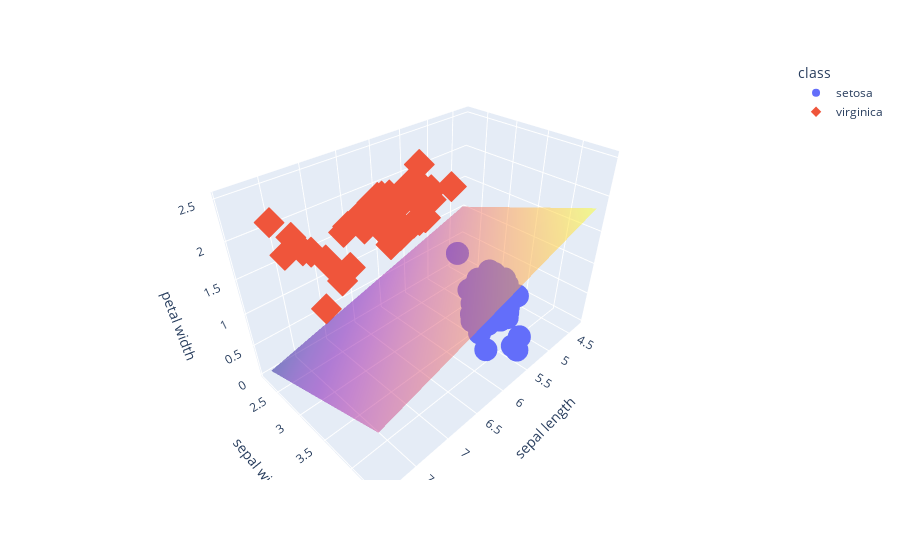

Notebook cell for this chart:
### Markdown cell above
Aqui podemos ver los datos en 3 dimenciones gracias a que usamos cada variable para un eje, siedo x='sepal length', y='sepal width', z='petal length'

### Code cell
import plotly.express as px
from sklearn import svm
from sklearn.preprocessing import LabelEncoder
import numpy as np

# Codificamos las etiquetas de clase
encoder = LabelEncoder()
y_encoded = encoder.fit_transform(iris_df['class'])

# Entrenamos el clasificador SVM con un kernel lineal
clf = svm.SVC(kernel='linear')
clf.fit(iris_df[['sepal length', 'sepal width', 'petal width']], y_encoded)

# Coeficientes del hiperplano
w = clf.coef_[0]
v = clf.intercept_

# Creamos un gráfico 3D interactivo usando plotly express
fig = px.scatter_3d(iris_df, x='sepal length', y='sepal width', z='petal width',
                    color='class', symbol='class')

# Creamos la malla para el hiperplano
xx, yy = np.meshgrid(np.linspace(iris_df['sepal length'].min(), iris_df['sepal length'].max(), 50),
                     np.linspace(iris_df['sepal width'].min(), iris_df['sepal width'].max(), 50))
zz = (-w[0] * xx - w[1] * yy - v) / w[2]

# Añadimos el hiperplano al gráfico
fig.add_traces(go.Surface(x=xx, y=yy, z=zz, name='SVM Hyperplane', opacity=0.5, showscale=False))

# Mostrar el gráfico
fig.show()

### Figure 1 — Plotly figure (JSON) as saved in the notebook; plotly's stock layout.template omitted (floating-point values rounded to 4 significant figures; data arrays with more than 128 entries replaced by an {"elided": "..."} marker saying what was removed)
{"data": [{"hovertemplate": "class=setosa<br>sepal length=%{x}<br>sepal width=%{y}<br>petal width=%{z}<extra></extra>", "legendgroup": "setosa", "marker": {"color": "#636efa", "symbol": "circle"}, "mode": "markers", "name": "setosa", "scene": "scene", "showlegend": true, "type": "scatter3d", "x": [5.1, 4.9, 4.7, 4.6, 5, 5.4, 4.6, 5, 4.4, 4.9, 5.4, 4.8, 4.8, 4.3, 5.8, 5.7, 5.4, 5.1, 5.7, 5.1, 5.4, 5.1, 4.6, 5.1, 4.8, 5, 5, 5.2, 5.2, 4.7, 4.8, 5.4, 5.2, 5.5, 4.9, 5, 5.5, 4.9, 4.4, 5.1, 5, 4.5, 4.4, 5, 5.1, 4.8, 5.1, 4.6, 5.3, 5], "y": [3.5, 3, 3.2, 3.1, 3.6, 3.9, 3.4, 3.4, 2.9, 3.1, 3.7, 3.4, 3, 3, 4, 4.4, 3.9, 3.5, 3.8, 3.8, 3.4, 3.7, 3.6, 3.3, 3.4, 3, 3.4, 3.5, 3.4, 3.2, 3.1, 3.4, 4.1, 4.2, 3.1, 3.2, 3.5, 3.6, 3, 3.4, 3.5, 2.3, 3.2, 3.5, 3.8, 3, 3.8, 3.2, 3.7, 3.3], "z": [0.2, 0.2, 0.2, 0.2, 0.2, 0.4, 0.3, 0.2, 0.2, 0.1, 0.2, 0.2, 0.1, 0.1, 0.2, 0.4, 0.4, 0.3, 0.3, 0.3, 0.2, 0.4, 0.2, 0.5, 0.2, 0.2, 0.4, 0.2, 0.2, 0.2, 0.2, 0.4, 0.1, 0.2, 0.2, 0.2, 0.2, 0.1, 0.2, 0.2, 0.3, 0.3, 0.2, 0.6, 0.4, 0.3, 0.2, 0.2, 0.2, 0.2]}, {"hovertemplate": "class=virginica<br>sepal length=%{x}<br>sepal width=%{y}<br>petal width=%{z}<extra></extra>", "legendgroup": "virginica", "marker": {"color": "#EF553B", "symbol": "diamond"}, "mode": "markers", "name": "virginica", "scene": "scene", "showlegend": true, "type": "scatter3d", "x": [6.3, 5.8, 7.1, 6.3, 6.5, 7.6, 4.9, 7.3, 6.7, 7.2, 6.5, 6.4, 6.8, 5.7, 5.8, 6.4, 6.5, 7.7, 7.7, 6, 6.9, 5.6, 7.7, 6.3, 6.7, 7.2, 6.2, 6.1, 6.4, 7.2, 7.4, 7.9, 6.4, 6.3, 6.1, 7.7, 6.3, 6.4, 6, 6.9, 6.7, 6.9, 5.8, 6.8, 6.7, 6.7, 6.3, 6.5, 6.2, 5.9], "y": [3.3, 2.7, 3, 2.9, 3, 3, 2.5, 2.9, 2.5, 3.6, 3.2, 2.7, 3, 2.5, 2.8, 3.2, 3, 3.8, 2.6, 2.2, 3.2, 2.8, 2.8, 2.7, 3.3, 3.2, 2.8, 3, 2.8, 3, 2.8, 3.8, 2.8, 2.8, 2.6, 3, 3.4, 3.1, 3, 3.1, 3.1, 3.1, 2.7, 3.2, 3.3, 3, 2.5, 3, 3.4, 3], "z": [2.5, 1.9, 2.1, 1.8, 2.2, 2.1, 1.7, 1.8, 1.8, 2.5, 2, 1.9, 2.1, 2, 2.4, 2.3, 1.8, 2.2, 2.3, 1.5, 2.3, 2, 2, 1.8, 2.1, 1.8, 1.8, 1.8, 2.1, 1.6, 1.9, 2, 2.2, 1.5, 1.4, 2.3, 2.4, 1.8, 1.8, 2.1, 2.4, 2.3, 1.9, 2.3, 2.5, 2.3, 1.9, 2, 2.3, 1.8]}, {"name": "SVM Hyperplane", "opacity": 0.5, "showscale": false, "type": "surface", "x": {"elided": "50x50 float values"}, "y": {"elided": "50x50 float values"}, "z": {"elided": "50x50 float values"}}], "layout": {"legend": {"title": {"text": "class"}, "tracegroupgap": 0}, "margin": {"t": 60}, "scene": {"domain": {"x": [0, 1], "y": [0, 1]}, "xaxis": {"title": {"text": "sepal length"}}, "yaxis": {"title": {"text": "sepal width"}}, "zaxis": {"title": {"text": "petal width"}}}}}
